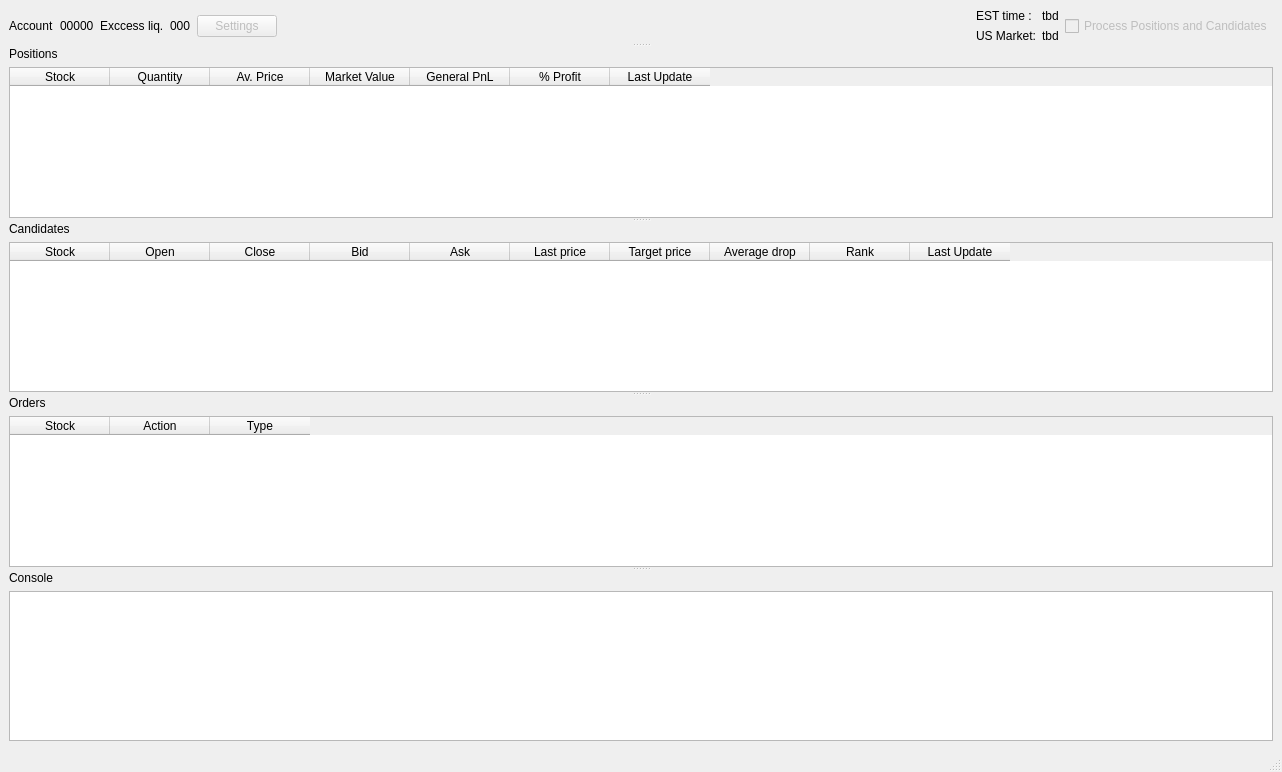
<?xml version="1.0" encoding="UTF-8"?>
<ui version="4.0">
 <class>MainWindow</class>
 <widget class="QMainWindow" name="MainWindow">
  <property name="geometry">
   <rect>
    <x>0</x>
    <y>0</y>
    <width>1282</width>
    <height>772</height>
   </rect>
  </property>
  <property name="windowTitle">
   <string>Algo Traider</string>
  </property>
  <widget class="QWidget" name="centralwidget">
   <property name="minimumSize">
    <size>
     <width>600</width>
     <height>400</height>
    </size>
   </property>
   <layout class="QGridLayout" name="gridLayout">
    <item row="0" column="0">
     <widget class="QSplitter" name="splitter">
      <property name="orientation">
       <enum>Qt::Vertical</enum>
      </property>
      <widget class="QWidget" name="">
       <layout class="QHBoxLayout" name="horizontalLayout_4">
        <item>
         <layout class="QHBoxLayout" name="horizontalLayout">
          <item>
           <widget class="QLabel" name="label">
            <property name="text">
             <string>Account</string>
            </property>
           </widget>
          </item>
          <item>
           <widget class="QLabel" name="lAcc">
            <property name="text">
             <string>00000</string>
            </property>
           </widget>
          </item>
         </layout>
        </item>
        <item>
         <layout class="QHBoxLayout" name="horizontalLayout_2">
          <item>
           <widget class="QLabel" name="label_3">
            <property name="text">
             <string>Exccess liq.</string>
            </property>
           </widget>
          </item>
          <item>
           <widget class="QLabel" name="lLiq">
            <property name="text">
             <string>000</string>
            </property>
           </widget>
          </item>
         </layout>
        </item>
        <item>
         <widget class="QPushButton" name="btnSettings">
          <property name="enabled">
           <bool>false</bool>
          </property>
          <property name="text">
           <string>Settings</string>
          </property>
         </widget>
        </item>
        <item>
         <spacer name="horizontalSpacer">
          <property name="orientation">
           <enum>Qt::Horizontal</enum>
          </property>
          <property name="sizeHint" stdset="0">
           <size>
            <width>40</width>
            <height>20</height>
           </size>
          </property>
         </spacer>
        </item>
        <item>
         <layout class="QHBoxLayout" name="horizontalLayout_3">
          <item>
           <layout class="QVBoxLayout" name="verticalLayout">
            <item>
             <widget class="QLabel" name="label_4">
              <property name="text">
               <string>EST time :</string>
              </property>
             </widget>
            </item>
            <item>
             <widget class="QLabel" name="label_5">
              <property name="text">
               <string>US Market:</string>
              </property>
             </widget>
            </item>
           </layout>
          </item>
          <item>
           <layout class="QVBoxLayout" name="verticalLayout_2">
            <item>
             <widget class="QLabel" name="lblTime">
              <property name="text">
               <string>tbd</string>
              </property>
             </widget>
            </item>
            <item>
             <widget class="QLabel" name="lblMarket">
              <property name="text">
               <string>tbd</string>
              </property>
             </widget>
            </item>
           </layout>
          </item>
         </layout>
        </item>
        <item>
         <widget class="QCheckBox" name="chbxProcess">
          <property name="enabled">
           <bool>false</bool>
          </property>
          <property name="text">
           <string>Process Positions and Candidates</string>
          </property>
         </widget>
        </item>
       </layout>
      </widget>
      <widget class="QWidget" name="">
       <layout class="QVBoxLayout" name="verticalLayout_6">
        <item>
         <widget class="QLabel" name="lblPositions">
          <property name="text">
           <string>Positions</string>
          </property>
         </widget>
        </item>
        <item>
         <widget class="QTableWidget" name="tPositions">
          <column>
           <property name="text">
            <string>Stock</string>
           </property>
           <property name="foreground">
            <brush brushstyle="NoBrush">
             <color alpha="255">
              <red>0</red>
              <green>0</green>
              <blue>0</blue>
             </color>
            </brush>
           </property>
          </column>
          <column>
           <property name="text">
            <string>Quantity</string>
           </property>
          </column>
          <column>
           <property name="text">
            <string>Av. Price</string>
           </property>
          </column>
          <column>
           <property name="text">
            <string>Market Value</string>
           </property>
          </column>
          <column>
           <property name="text">
            <string>General PnL</string>
           </property>
          </column>
          <column>
           <property name="text">
            <string>% Profit</string>
           </property>
          </column>
          <column>
           <property name="text">
            <string>Last Update</string>
           </property>
          </column>
         </widget>
        </item>
       </layout>
      </widget>
      <widget class="QWidget" name="">
       <layout class="QVBoxLayout" name="verticalLayout_5">
        <item>
         <widget class="QLabel" name="lblCandidates">
          <property name="text">
           <string>Candidates</string>
          </property>
         </widget>
        </item>
        <item>
         <widget class="QTableWidget" name="tCandidates">
          <column>
           <property name="text">
            <string>Stock</string>
           </property>
          </column>
          <column>
           <property name="text">
            <string>Open</string>
           </property>
          </column>
          <column>
           <property name="text">
            <string>Close</string>
           </property>
          </column>
          <column>
           <property name="text">
            <string>Bid</string>
           </property>
          </column>
          <column>
           <property name="text">
            <string>Ask</string>
           </property>
          </column>
          <column>
           <property name="text">
            <string>Last price</string>
           </property>
          </column>
          <column>
           <property name="text">
            <string>Target price</string>
           </property>
          </column>
          <column>
           <property name="text">
            <string>Average drop</string>
           </property>
          </column>
          <column>
           <property name="text">
            <string>Rank</string>
           </property>
          </column>
          <column>
           <property name="text">
            <string>Last Update</string>
           </property>
          </column>
         </widget>
        </item>
       </layout>
      </widget>
      <widget class="QWidget" name="">
       <layout class="QVBoxLayout" name="verticalLayout_4">
        <item>
         <widget class="QLabel" name="lblOrders">
          <property name="text">
           <string>Orders</string>
          </property>
         </widget>
        </item>
        <item>
         <widget class="QTableWidget" name="tOrders">
          <column>
           <property name="text">
            <string>Stock</string>
           </property>
          </column>
          <column>
           <property name="text">
            <string>Action</string>
           </property>
          </column>
          <column>
           <property name="text">
            <string>Type</string>
           </property>
          </column>
         </widget>
        </item>
       </layout>
      </widget>
      <widget class="QWidget" name="">
       <layout class="QVBoxLayout" name="verticalLayout_3">
        <item>
         <widget class="QLabel" name="label_2">
          <property name="text">
           <string>Console</string>
          </property>
         </widget>
        </item>
        <item>
         <widget class="QTextEdit" name="consoleOut">
          <property name="readOnly">
           <bool>true</bool>
          </property>
         </widget>
        </item>
       </layout>
      </widget>
     </widget>
    </item>
   </layout>
  </widget>
  <widget class="QStatusBar" name="statusbar"/>
 </widget>
 <resources/>
 <connections/>
</ui>
